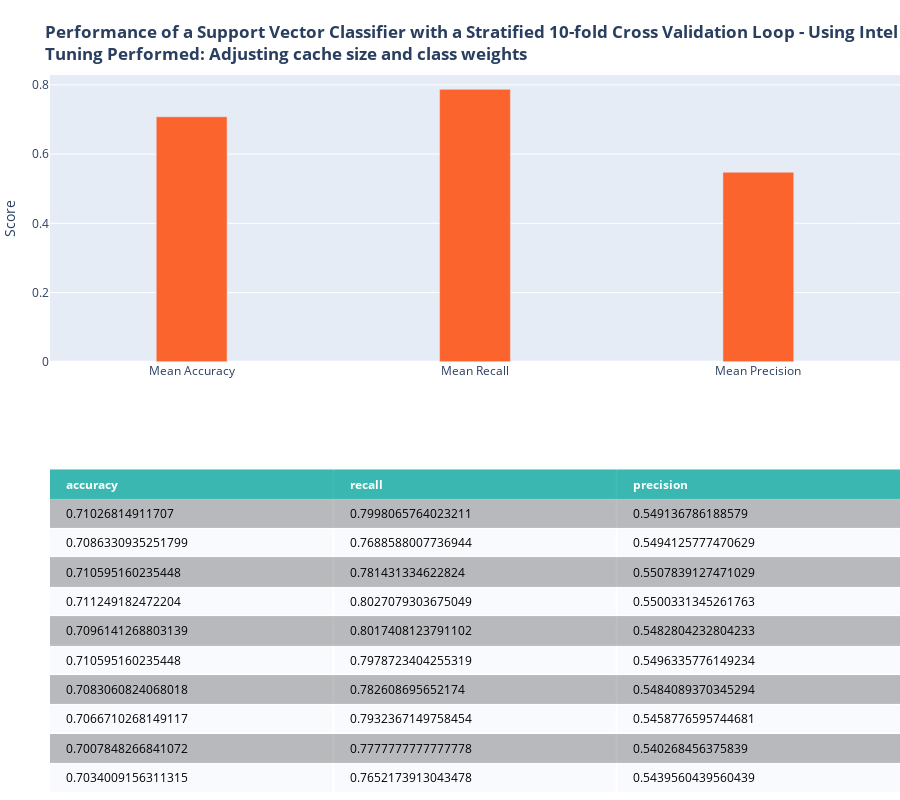

Source (notebook cell):
### Code cell
%%time
start =time.time()
patch_sklearn()
cellTitle = '<b>Performance of a Support Vector Classifier with a Stratified 10-fold Cross Validation Loop - Using Intel Extension for ScitKit-Learn for speed<br>Tuning Performed: Adjusting cache size and class weights</b>'
from sklearn.svm import SVC
svmScore = []
svm_clf = SVC(kernel='rbf', gamma='auto', cache_size=800,class_weight={0:34, 1:66})
for train,test in skf.split(X_mat,y):
    svm_clf.fit(X_mat[train],y.values.ravel()[train])
    y_hat = svm_clf.predict(X_mat[test])
    
    cm = confusion_matrix(y.loc[test],y_hat, labels=[1,0])
    svmScore.append({'accuracy':(cm[0,0]+cm[1,1])/sum(cm.ravel()),
                'recall':cm[0,0]/(cm[0,0]+cm[0,1]),
                'precision':cm[0,0]/(cm[0,0]+cm[1,0])})
svmScore = pd.DataFrame(svmScore)
svmFig = plotMetrics(svmScore, cellTitle)
svmFig.show()
stop = time.time()
svmTime = stop-start


svmImps = permutation_importance(svm_clf, X_mat[test].toarray(), y.loc[test])

### Figure 1 — Plotly figure (JSON) as saved in the notebook; plotly's stock layout.template omitted (floating-point values rounded to 4 significant figures)
{"data": [{"colorscale": [[0, "#00A699"], [0.5, "#a9a9a9"], [1, "#ffffff"]], "hoverinfo": "none", "opacity": 0.75, "showscale": false, "type": "heatmap", "z": [[0, 0, 0], [0.5, 0.5, 0.5], [1, 1, 1], [0.5, 0.5, 0.5], [1, 1, 1], [0.5, 0.5, 0.5], [1, 1, 1], [0.5, 0.5, 0.5], [1, 1, 1], [0.5, 0.5, 0.5], [1, 1, 1]]}, {"marker": {"color": "#FC642D"}, "type": "bar", "width": 0.25, "x": ["Mean Accuracy", "Mean Recall", "Mean Precision"], "xaxis": "x2", "y": [0.708, 0.7871, 0.5476], "yaxis": "y2"}], "layout": {"annotations": [{"align": "left", "font": {"color": "#ffffff"}, "showarrow": false, "text": "<b>accuracy</b>", "x": -0.45, "xanchor": "left", "xref": "x", "y": 0, "yref": "y"}, {"align": "left", "font": {"color": "#ffffff"}, "showarrow": false, "text": "<b>recall</b>", "x": 0.55, "xanchor": "left", "xref": "x", "y": 0, "yref": "y"}, {"align": "left", "font": {"color": "#ffffff"}, "showarrow": false, "text": "<b>precision</b>", "x": 1.55, "xanchor": "left", "xref": "x", "y": 0, "yref": "y"}, {"align": "left", "font": {"color": "#000000"}, "showarrow": false, "text": "0.71026814911707", "x": -0.45, "xanchor": "left", "xref": "x", "y": 1, "yref": "y"}, {"align": "left", "font": {"color": "#000000"}, "showarrow": false, "text": "0.7998065764023211", "x": 0.55, "xanchor": "left", "xref": "x", "y": 1, "yref": "y"}, {"align": "left", "font": {"color": "#000000"}, "showarrow": false, "text": "0.549136786188579", "x": 1.55, "xanchor": "left", "xref": "x", "y": 1, "yref": "y"}, {"align": "left", "font": {"color": "#000000"}, "showarrow": false, "text": "0.7086330935251799", "x": -0.45, "xanchor": "left", "xref": "x", "y": 2, "yref": "y"}, {"align": "left", "font": {"color": "#000000"}, "showarrow": false, "text": "0.7688588007736944", "x": 0.55, "xanchor": "left", "xref": "x", "y": 2, "yref": "y"}, {"align": "left", "font": {"color": "#000000"}, "showarrow": false, "text": "0.5494125777470629", "x": 1.55, "xanchor": "left", "xref": "x", "y": 2, "yref": "y"}, {"align": "left", "font": {"color": "#000000"}, "showarrow": false, "text": "0.710595160235448", "x": -0.45, "xanchor": "left", "xref": "x", "y": 3, "yref": "y"}, {"align": "left", "font": {"color": "#000000"}, "showarrow": false, "text": "0.781431334622824", "x": 0.55, "xanchor": "left", "xref": "x", "y": 3, "yref": "y"}, {"align": "left", "font": {"color": "#000000"}, "showarrow": false, "text": "0.5507839127471029", "x": 1.55, "xanchor": "left", "xref": "x", "y": 3, "yref": "y"}, {"align": "left", "font": {"color": "#000000"}, "showarrow": false, "text": "0.711249182472204", "x": -0.45, "xanchor": "left", "xref": "x", "y": 4, "yref": "y"}, {"align": "left", "font": {"color": "#000000"}, "showarrow": false, "text": "0.8027079303675049", "x": 0.55, "xanchor": "left", "xref": "x", "y": 4, "yref": "y"}, {"align": "left", "font": {"color": "#000000"}, "showarrow": false, "text": "0.5500331345261763", "x": 1.55, "xanchor": "left", "xref": "x", "y": 4, "yref": "y"}, {"align": "left", "font": {"color": "#000000"}, "showarrow": false, "text": "0.7096141268803139", "x": -0.45, "xanchor": "left", "xref": "x", "y": 5, "yref": "y"}, {"align": "left", "font": {"color": "#000000"}, "showarrow": false, "text": "0.8017408123791102", "x": 0.55, "xanchor": "left", "xref": "x", "y": 5, "yref": "y"}, {"align": "left", "font": {"color": "#000000"}, "showarrow": false, "text": "0.5482804232804233", "x": 1.55, "xanchor": "left", "xref": "x", "y": 5, "yref": "y"}, {"align": "left", "font": {"color": "#000000"}, "showarrow": false, "text": "0.710595160235448", "x": -0.45, "xanchor": "left", "xref": "x", "y": 6, "yref": "y"}, {"align": "left", "font": {"color": "#000000"}, "showarrow": false, "text": "0.7978723404255319", "x": 0.55, "xanchor": "left", "xref": "x", "y": 6, "yref": "y"}, {"align": "left", "font": {"color": "#000000"}, "showarrow": false, "text": "0.5496335776149234", "x": 1.55, "xanchor": "left", "xref": "x", "y": 6, "yref": "y"}, {"align": "left", "font": {"color": "#000000"}, "showarrow": false, "text": "0.7083060824068018", "x": -0.45, "xanchor": "left", "xref": "x", "y": 7, "yref": "y"}, {"align": "left", "font": {"color": "#000000"}, "showarrow": false, "text": "0.782608695652174", "x": 0.55, "xanchor": "left", "xref": "x", "y": 7, "yref": "y"}, {"align": "left", "font": {"color": "#000000"}, "showarrow": false, "text": "0.5484089370345294", "x": 1.55, "xanchor": "left", "xref": "x", "y": 7, "yref": "y"}, {"align": "left", "font": {"color": "#000000"}, "showarrow": false, "text": "0.7066710268149117", "x": -0.45, "xanchor": "left", "xref": "x", "y": 8, "yref": "y"}, {"align": "left", "font": {"color": "#000000"}, "showarrow": false, "text": "0.7932367149758454", "x": 0.55, "xanchor": "left", "xref": "x", "y": 8, "yref": "y"}, {"align": "left", "font": {"color": "#000000"}, "showarrow": false, "text": "0.5458776595744681", "x": 1.55, "xanchor": "left", "xref": "x", "y": 8, "yref": "y"}, {"align": "left", "font": {"color": "#000000"}, "showarrow": false, "text": "0.7007848266841072", "x": -0.45, "xanchor": "left", "xref": "x", "y": 9, "yref": "y"}, {"align": "left", "font": {"color": "#000000"}, "showarrow": false, "text": "0.7777777777777778", "x": 0.55, "xanchor": "left", "xref": "x", "y": 9, "yref": "y"}, {"align": "left", "font": {"color": "#000000"}, "showarrow": false, "text": "0.540268456375839", "x": 1.55, "xanchor": "left", "xref": "x", "y": 9, "yref": "y"}, {"align": "left", "font": {"color": "#000000"}, "showarrow": false, "text": "0.7034009156311315", "x": -0.45, "xanchor": "left", "xref": "x", "y": 10, "yref": "y"}, {"align": "left", "font": {"color": "#000000"}, "showarrow": false, "text": "0.7652173913043478", "x": 0.55, "xanchor": "left", "xref": "x", "y": 10, "yref": "y"}, {"align": "left", "font": {"color": "#000000"}, "showarrow": false, "text": "0.5439560439560439", "x": 1.55, "xanchor": "left", "xref": "x", "y": 10, "yref": "y"}], "height": 800, "margin": {"b": 0, "l": 50, "r": 0, "t": 75}, "title": {"text": "<b>Performance of a Support Vector Classifier with a Stratified 10-fold Cross Validation Loop - Using Intel Extension for ScitKit-Learn for speed<br>Tuning Performed: Adjusting cache size and class weights</b>"}, "xaxis": {"dtick": 1, "gridwidth": 2, "showticklabels": false, "tick0": -0.5, "ticks": "", "zeroline": false}, "xaxis2": {"anchor": "y2"}, "yaxis": {"autorange": "reversed", "domain": [0, 0.45], "dtick": 1, "gridwidth": 2, "showticklabels": false, "tick0": 0.5, "ticks": "", "zeroline": false}, "yaxis2": {"anchor": "x2", "domain": [0.6, 1], "title": {"text": "Score"}}}}
